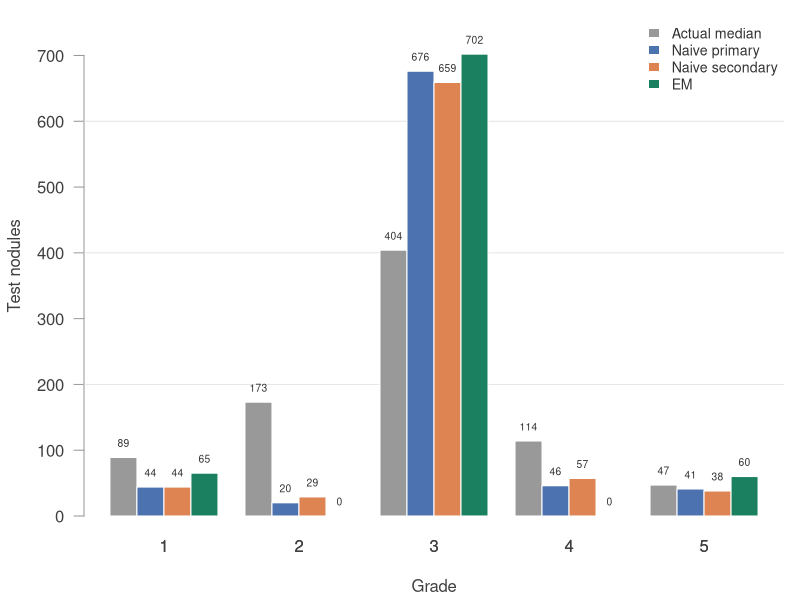

Write R code to recreate this figure.
# Run from the repository root:
#   Rscript codes/plots/model-testing/predicted-grade-counts.R

d <- read.csv("data/processed/test_predictions.csv")
tab <- sapply(list(Actual = d$mal_median, Primary = d$pred_primary,
                   Secondary = d$pred_secondary, EM = d$pred_em), tabulate, nbins = 5)
cols <- c("gray60", "#4c72b0", "#dd8452", "#1a8060")

pdf("codes/plots/model-testing/predicted-grade-counts.pdf", width = 7.5, height = 4)
par(mar = c(4.2, 4.2, 0.8, 0.8), las = 1, col.axis = "gray25", col.lab = "gray25", fg = "gray60")
bp <- barplot(t(tab), beside = TRUE, col = cols, border = "white", names.arg = 1:5,
              xlab = "Grade", ylab = "Test nodules", ylim = c(0, 760))
abline(h = seq(200, 600, 200), col = "gray90")
barplot(t(tab), beside = TRUE, col = cols, border = "white", names.arg = 1:5, add = TRUE,
        axes = FALSE)
text(bp, t(tab) + 22, t(tab), cex = 0.62, col = "gray20")
legend("topright", c("Actual median", "Naive primary", "Naive secondary", "EM"), fill = cols,
       border = NA, bty = "n", cex = 0.85, text.col = "gray20")
invisible(dev.off())
